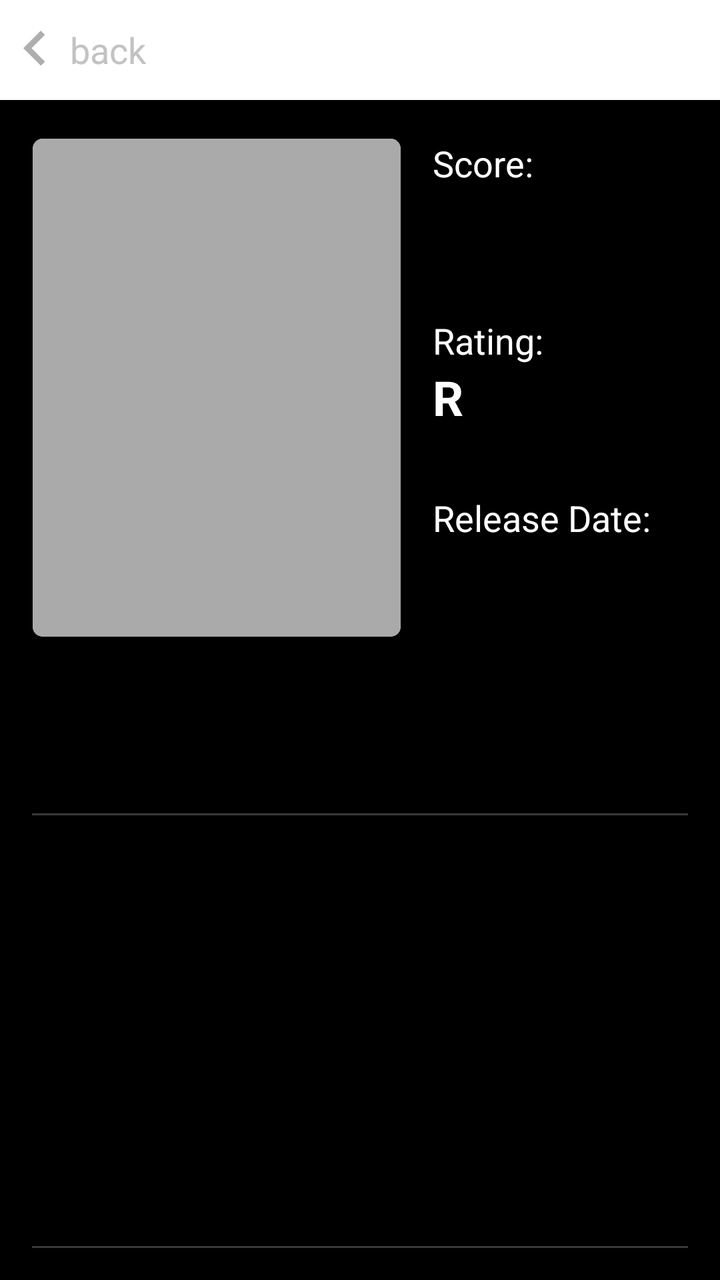
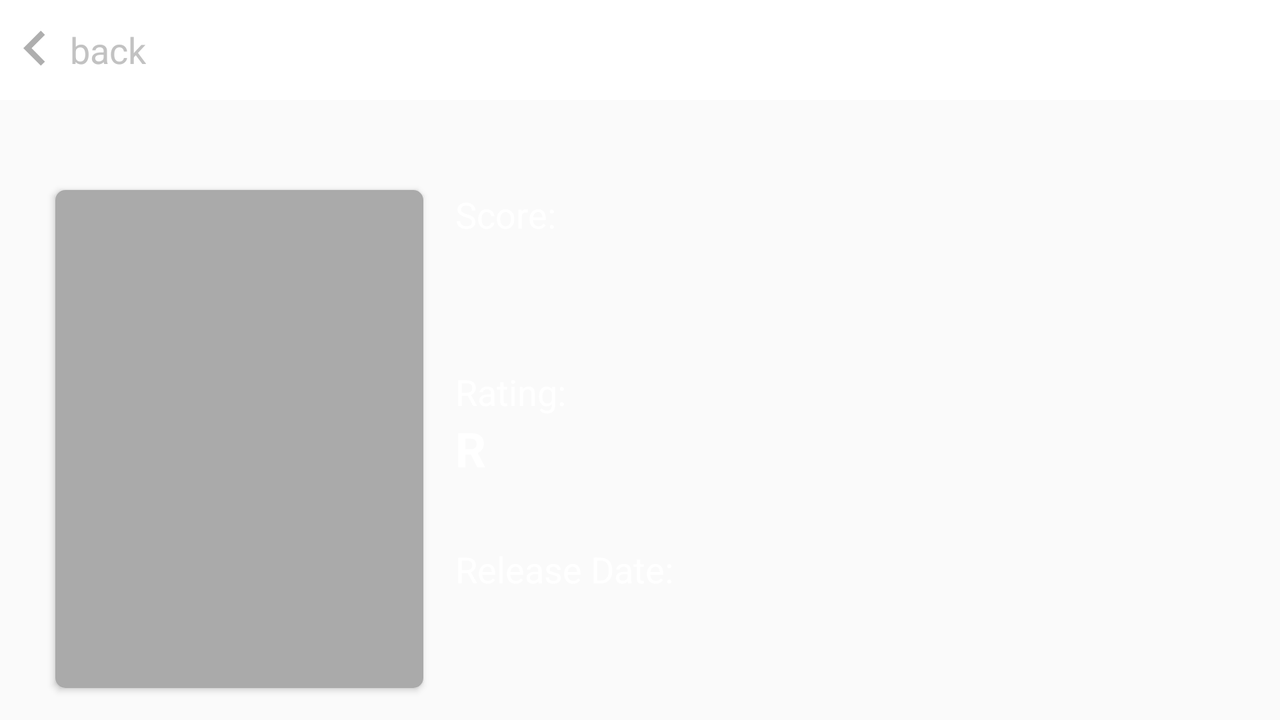

An Android layout and its configuration variant, each rendered on a device that would load it. The default file and the variant file are quoted in full after the pictures.
<!-- AndroidManifest.xml: application theme AppTheme -->
<!-- res/layout/activity_dental_film.xml -->
<?xml version="1.0" encoding="utf-8"?>
<androidx.constraintlayout.widget.ConstraintLayout xmlns:android="http://schemas.android.com/apk/res/android"
    xmlns:app="http://schemas.android.com/apk/res-auto"
    xmlns:card_view="http://schemas.android.com/apk/res-auto"
    xmlns:tools="http://schemas.android.com/tools"
    android:id="@+id/main_cont"
    android:layout_width="match_parent"
    android:layout_height="match_parent"
    android:background="@android:color/black"
    tools:context=".ui.DentalFilmActivity">

    <ImageView
        android:id="@+id/imageView"
        android:layout_width="0dp"
        android:layout_height="0dp"
        android:scaleType="centerCrop"
        app:layout_constraintBottom_toBottomOf="parent"
        app:layout_constraintEnd_toEndOf="parent"
        app:layout_constraintHorizontal_bias="0.0"
        app:layout_constraintStart_toStartOf="parent"
        app:layout_constraintTop_toBottomOf="@+id/name_film"
        tools:srcCompat="@tools:sample/avatars" />

    <TextView
        android:id="@+id/back_tv"
        android:layout_width="wrap_content"
        android:layout_height="wrap_content"
        android:layout_weight="1"
        android:background="@android:color/white"
        android:drawableLeft="@drawable/ic_keyboard_arrow_left_black_24dp"
        android:gravity="center|left"
        android:minWidth="75dp"
        android:minHeight="50dp"
        android:text="back"
        android:textColor="#C2C2C2"
        android:textSize="18sp"
        app:layout_constraintStart_toStartOf="parent"
        app:layout_constraintTop_toTopOf="parent" />

    <TextView
        android:id="@+id/name_film"
        android:layout_width="0dp"
        android:layout_height="wrap_content"
        android:layout_weight="7"
        android:background="@android:color/white"
        android:gravity="center"
        android:minHeight="50dp"
        android:paddingStart="10dp"
        android:paddingEnd="20dp"
        android:textAlignment="gravity"
        android:textColor="@android:color/darker_gray"
        android:textSize="18sp"
        app:layout_constraintEnd_toEndOf="parent"
        app:layout_constraintStart_toEndOf="@+id/back_tv"
        app:layout_constraintTop_toTopOf="parent" />

    <androidx.cardview.widget.CardView
        android:id="@+id/cardView"
        style="@style/MyCardViewStyle"
        android:layout_width="184dp"
        android:layout_height="249dp"
        android:layout_gravity="center"
        android:layout_margin="2dp"
        app:cardCornerRadius="5dp"
        app:cardPreventCornerOverlap="false"
        app:layout_constraintStart_toStartOf="@+id/guideline"
        app:layout_constraintTop_toTopOf="@+id/guideline2">

        <ImageView

            android:id="@+id/poster_path"
            android:layout_width="match_parent"
            android:layout_height="match_parent"
            android:background="@android:color/darker_gray"
            android:scaleType="centerCrop"
            app:layout_constraintStart_toStartOf="parent" />
    </androidx.cardview.widget.CardView>

    <TextView
        android:id="@+id/textView"
        android:layout_width="wrap_content"
        android:layout_height="wrap_content"
        android:layout_marginStart="16dp"
        android:text="Score:"
        android:textColor="@android:color/white"
        android:textSize="18sp"
        app:layout_constraintStart_toEndOf="@+id/cardView"
        app:layout_constraintTop_toTopOf="@+id/cardView" />

    <TextView
        android:id="@+id/voteAverage"
        android:layout_width="wrap_content"
        android:layout_height="wrap_content"
        android:textColor="@android:color/white"
        android:textSize="24sp"
        android:textStyle="bold"
        app:layout_constraintEnd_toEndOf="@+id/textView"
        app:layout_constraintHorizontal_bias="0.0"
        app:layout_constraintStart_toStartOf="@+id/textView"
        app:layout_constraintTop_toBottomOf="@+id/textView" />

    <TextView
        android:id="@+id/textView3"
        android:layout_width="wrap_content"
        android:layout_height="wrap_content"
        android:layout_marginTop="32dp"
        android:text="Rating:"
        android:textColor="@android:color/white"
        android:textSize="18sp"
        app:layout_constraintEnd_toEndOf="@+id/textView"
        app:layout_constraintHorizontal_bias="0.0"
        app:layout_constraintStart_toStartOf="@+id/textView"
        app:layout_constraintTop_toBottomOf="@+id/voteAverage" />

    <TextView
        android:id="@+id/textView4"
        android:layout_width="wrap_content"
        android:layout_height="wrap_content"
        android:text="R"
        android:textColor="@android:color/white"
        android:textSize="24sp"
        android:textStyle="bold"
        app:layout_constraintEnd_toEndOf="@+id/textView3"
        app:layout_constraintHorizontal_bias="0.0"
        app:layout_constraintStart_toStartOf="@+id/textView3"
        app:layout_constraintTop_toBottomOf="@+id/textView3" />

    <TextView
        android:id="@+id/textView5"
        android:layout_width="wrap_content"
        android:layout_height="wrap_content"
        android:layout_marginTop="32dp"
        android:text="Release Date:"
        android:textColor="@android:color/white"
        android:textSize="18sp"
        app:layout_constraintEnd_toEndOf="@+id/textView4"
        app:layout_constraintHorizontal_bias="0.0"
        app:layout_constraintStart_toStartOf="@+id/textView4"
        app:layout_constraintTop_toBottomOf="@+id/textView4" />

    <TextView
        android:id="@+id/release_date"
        android:layout_width="wrap_content"
        android:layout_height="wrap_content"
        android:textColor="@android:color/white"
        android:textSize="24sp"
        android:textStyle="bold"
        app:layout_constraintEnd_toEndOf="@+id/textView5"
        app:layout_constraintHorizontal_bias="0.0"
        app:layout_constraintStart_toStartOf="@+id/textView5"
        app:layout_constraintTop_toBottomOf="@+id/textView5" />

    <TextView
        android:id="@+id/originalTitle"
        android:layout_width="0dp"
        android:layout_height="wrap_content"
        android:layout_marginStart="16dp"
        android:layout_marginTop="32dp"
        android:layout_marginEnd="16dp"
        android:textColor="@android:color/white"
        android:textSize="30sp"
        app:layout_constraintEnd_toEndOf="parent"
        app:layout_constraintHorizontal_bias="0.49"
        app:layout_constraintStart_toStartOf="parent"
        app:layout_constraintTop_toBottomOf="@+id/cardView" />

    <View
        android:id="@+id/view2"
        android:layout_width="match_parent"
        android:layout_height="1dp"
        android:layout_marginStart="16dp"
        android:layout_marginTop="16dp"
        android:layout_marginEnd="16dp"
        android:alpha="0.5"
        android:background="#727274"
        app:layout_constraintEnd_toEndOf="parent"
        app:layout_constraintStart_toStartOf="parent"
        app:layout_constraintTop_toBottomOf="@+id/originalTitle">

    </View>

    <View
        android:id="@+id/view"
        android:layout_width="match_parent"
        android:layout_height="1dp"
        android:layout_marginStart="16dp"
        android:layout_marginEnd="16dp"
        android:layout_marginBottom="16dp"
        android:alpha="0.5"
        android:background="#727274"
        app:layout_constraintBottom_toBottomOf="parent"
        app:layout_constraintEnd_toEndOf="parent"
        app:layout_constraintHorizontal_bias="0.0"
        app:layout_constraintStart_toStartOf="parent">

    </View>

    <LinearLayout
        android:id="@+id/cont_ll"
        android:layout_width="0dp"
        android:layout_height="0dp"
        android:layout_marginStart="16dp"
        android:layout_marginTop="16dp"
        android:layout_marginEnd="16dp"
        android:layout_marginBottom="16dp"
        android:orientation="vertical"
        app:layout_constraintBottom_toTopOf="@+id/view"
        app:layout_constraintEnd_toEndOf="parent"
        app:layout_constraintStart_toStartOf="parent"
        app:layout_constraintTop_toBottomOf="@+id/view2">

        <TextView
            android:id="@+id/overview"
            android:layout_width="wrap_content"
            android:layout_height="wrap_content"
            android:layout_marginStart="16dp"
            android:layout_marginTop="16dp"
            android:layout_marginEnd="16dp"
            android:layout_marginBottom="16dp"
            android:fadeScrollbars="true"
            android:fadingEdge="vertical"
            android:gravity="center|left"
            android:scrollbarStyle="insideOverlay"
            android:scrollbars="vertical"
            android:textColor="@android:color/white"
            android:textSize="24sp" />
    </LinearLayout>

    


    <androidx.constraintlayout.widget.Guideline
        android:id="@+id/guideline"
        android:layout_width="wrap_content"
        android:layout_height="wrap_content"
        android:orientation="vertical"
        app:layout_constraintGuide_percent="0.04" />

    <androidx.constraintlayout.widget.Guideline
        android:id="@+id/guideline2"
        android:layout_width="wrap_content"
        android:layout_height="wrap_content"
        android:orientation="horizontal"
        app:layout_constraintGuide_percent="0.10533515" />
</androidx.constraintlayout.widget.ConstraintLayout>
<!-- resources referenced by this layout -->
<resources>
  <!-- drawable ic_keyboard_arrow_left_black_24dp (drawable) -->
  <vector android:height="35dp" android:tint="#AEAEAE"
      android:viewportHeight="24.0" android:viewportWidth="24.0"
      android:width="35dp" xmlns:android="http://schemas.android.com/apk/res/android">
      <path android:fillColor="#FF000000" android:pathData="M15.41,16.09l-4.58,-4.59 4.58,-4.59L14,5.5l-6,6 6,6z"/>
  </vector>
  <style name="MyCardViewStyle" parent="Theme.AppCompat.Light">
          <item name="cardCornerRadius">2dp</item>
          <item name="cardElevation">2dp</item>
          <item name="cardBackgroundColor">@color/indigo</item>
      </style>
  <style name="AppTheme" parent="Theme.AppCompat.Light.NoActionBar">
          
          <item name="colorPrimary">@color/colorPrimary</item>
          <item name="colorPrimaryDark">#DBDBDB</item>
          <item name="colorAccent">@color/colorAccent</item>
      </style>
  <color name="indigo">#F7F7F7</color>
</resources>
<!-- res/layout-land/activity_dental_film.xml (the repository's variant of the layout above) -->
<!-- drawn on the phone turned sideways -->
<?xml version="1.0" encoding="utf-8"?>
<androidx.constraintlayout.widget.ConstraintLayout xmlns:android="http://schemas.android.com/apk/res/android"
    xmlns:app="http://schemas.android.com/apk/res-auto"
    xmlns:card_view="http://schemas.android.com/apk/res-auto"
    xmlns:tools="http://schemas.android.com/tools"
    android:layout_width="match_parent"
    android:layout_height="match_parent"
    android:backgroundTint="@android:color/black"
    tools:context=".ui.DentalFilmActivity">

    <ScrollView
        android:layout_width="match_parent"
        android:layout_height="match_parent"
        android:scrollbars="none">

        <androidx.constraintlayout.widget.ConstraintLayout
            android:id="@+id/main_cont"
            android:layout_width="match_parent"
            android:layout_height="wrap_content">

            <androidx.constraintlayout.widget.Guideline
                android:id="@+id/guideline"
                android:layout_width="wrap_content"
                android:layout_height="wrap_content"
                android:orientation="vertical"
                card_view:layout_constraintGuide_percent="0.04" />

            <androidx.constraintlayout.widget.Guideline
                android:id="@+id/guideline2"
                android:layout_width="wrap_content"
                android:layout_height="wrap_content"
                android:orientation="horizontal"
                card_view:layout_constraintGuide_percent="0.17031631" />

            <ImageView
                android:id="@+id/imageView"
                android:layout_width="0dp"
                android:layout_height="0dp"
                android:scaleType="centerCrop"
                card_view:layout_constraintBottom_toBottomOf="parent"
                card_view:layout_constraintEnd_toEndOf="parent"
                card_view:layout_constraintHorizontal_bias="0.0"
                card_view:layout_constraintStart_toStartOf="parent"
                card_view:layout_constraintTop_toBottomOf="@+id/name_film"
                card_view:layout_constraintVertical_bias="0.0"
                tools:srcCompat="@tools:sample/avatars" />

            <TextView
                android:id="@+id/back_tv"
                android:layout_width="wrap_content"
                android:layout_height="match_parent"
                android:layout_weight="1"
                android:background="@android:color/white"
                android:drawableLeft="@drawable/ic_keyboard_arrow_left_black_24dp"
                android:gravity="center|left"
                android:minHeight="50dp"
                android:text="back"
                android:textColor="#C2C2C2"
                android:textSize="18sp"
                app:layout_constraintStart_toStartOf="parent"
                app:layout_constraintTop_toTopOf="parent" />

            <TextView
                android:id="@+id/name_film"
                android:layout_width="0dp"
                android:layout_height="match_parent"
                android:layout_weight="7"
                android:background="@android:color/white"
                android:gravity="center"
                android:minHeight="50dp"
                android:paddingStart="10dp"
                android:paddingEnd="20dp"
                android:textAlignment="gravity"
                android:textColor="@android:color/darker_gray"
                android:textSize="18sp"
                app:layout_constraintEnd_toEndOf="parent"
                app:layout_constraintStart_toEndOf="@+id/back_tv"
                app:layout_constraintTop_toTopOf="parent" />

            <androidx.cardview.widget.CardView
                android:id="@+id/cardView"
                style="@style/MyCardViewStyle"
                android:layout_width="184dp"
                android:layout_height="249dp"
                android:layout_gravity="center"
                android:layout_margin="2dp"
                card_view:cardCornerRadius="5dp"
                card_view:cardPreventCornerOverlap="false"
                card_view:layout_constraintStart_toStartOf="@+id/guideline"
                card_view:layout_constraintTop_toTopOf="@+id/guideline2">

                <ImageView

                    android:id="@+id/poster_path"
                    android:layout_width="match_parent"
                    android:layout_height="match_parent"
                    android:background="@android:color/darker_gray"
                    android:scaleType="centerCrop"
                    card_view:layout_constraintStart_toStartOf="parent"
                    card_view:layout_constraintTop_toBottomOf="@+id/name_film"
                    card_view:srcCompat="@drawable/ic_launcher_background" />
            </androidx.cardview.widget.CardView>

            <TextView
                android:id="@+id/textView"
                android:layout_width="wrap_content"
                android:layout_height="wrap_content"
                android:layout_marginStart="16dp"
                android:text="Score:"
                android:textColor="@android:color/white"
                android:textSize="18sp"
                card_view:layout_constraintStart_toEndOf="@+id/cardView"
                card_view:layout_constraintTop_toTopOf="@+id/cardView" />

            <TextView
                android:id="@+id/voteAverage"
                android:layout_width="wrap_content"
                android:layout_height="wrap_content"
                android:textColor="@android:color/white"
                android:textSize="24sp"
                android:textStyle="bold"
                card_view:layout_constraintEnd_toEndOf="@+id/textView"
                card_view:layout_constraintHorizontal_bias="0.0"
                card_view:layout_constraintStart_toStartOf="@+id/textView"
                card_view:layout_constraintTop_toBottomOf="@+id/textView" />

            <TextView
                android:id="@+id/textView3"
                android:layout_width="wrap_content"
                android:layout_height="wrap_content"
                android:layout_marginTop="32dp"
                android:text="Rating:"
                android:textColor="@android:color/white"
                android:textSize="18sp"
                card_view:layout_constraintEnd_toEndOf="@+id/textView"
                card_view:layout_constraintHorizontal_bias="0.0"
                card_view:layout_constraintStart_toStartOf="@+id/textView"
                card_view:layout_constraintTop_toBottomOf="@+id/voteAverage" />

            <TextView
                android:id="@+id/textView4"
                android:layout_width="wrap_content"
                android:layout_height="wrap_content"
                android:text="R"
                android:textColor="@android:color/white"
                android:textSize="24sp"
                android:textStyle="bold"
                card_view:layout_constraintEnd_toEndOf="@+id/textView3"
                card_view:layout_constraintHorizontal_bias="0.0"
                card_view:layout_constraintStart_toStartOf="@+id/textView3"
                card_view:layout_constraintTop_toBottomOf="@+id/textView3" />

            <TextView
                android:id="@+id/textView5"
                android:layout_width="wrap_content"
                android:layout_height="wrap_content"
                android:layout_marginTop="32dp"
                android:text="Release Date:"
                android:textColor="@android:color/white"
                android:textSize="18sp"
                card_view:layout_constraintEnd_toEndOf="@+id/textView4"
                card_view:layout_constraintHorizontal_bias="0.0"
                card_view:layout_constraintStart_toStartOf="@+id/textView4"
                card_view:layout_constraintTop_toBottomOf="@+id/textView4" />

            <TextView
                android:id="@+id/release_date"
                android:layout_width="wrap_content"
                android:layout_height="wrap_content"
                android:textColor="@android:color/white"
                android:textSize="24sp"
                android:textStyle="bold"
                card_view:layout_constraintEnd_toEndOf="@+id/textView5"
                card_view:layout_constraintHorizontal_bias="0.0"
                card_view:layout_constraintStart_toStartOf="@+id/textView5"
                card_view:layout_constraintTop_toBottomOf="@+id/textView5" />

            <TextView
                android:id="@+id/originalTitle"
                android:layout_width="0dp"
                android:layout_height="wrap_content"
                android:layout_marginStart="16dp"
                android:layout_marginTop="32dp"
                android:layout_marginEnd="16dp"
                android:textColor="@android:color/white"
                android:textSize="30sp"
                card_view:layout_constraintEnd_toEndOf="parent"
                card_view:layout_constraintHorizontal_bias="0.49"
                card_view:layout_constraintStart_toStartOf="parent"
                card_view:layout_constraintTop_toBottomOf="@+id/cardView" />

            <View
                android:id="@+id/view2"
                android:layout_width="match_parent"
                android:layout_height="1dp"
                android:layout_marginStart="16dp"
                android:layout_marginTop="16dp"
                android:layout_marginEnd="16dp"
                android:alpha="0.5"
                android:background="#727274"
                card_view:layout_constraintEnd_toEndOf="parent"
                card_view:layout_constraintStart_toStartOf="parent"
                card_view:layout_constraintTop_toBottomOf="@+id/originalTitle">

            </View>

            <View
                android:id="@+id/view"
                android:layout_width="match_parent"
                android:layout_height="1dp"
                android:layout_marginStart="16dp"
                android:layout_marginEnd="16dp"
                android:layout_marginBottom="16dp"
                android:alpha="0.5"
                android:background="#727274"
                card_view:layout_constraintBottom_toBottomOf="parent"
                card_view:layout_constraintEnd_toEndOf="parent"
                card_view:layout_constraintHorizontal_bias="0.0"
                card_view:layout_constraintStart_toStartOf="parent">

            </View>

            <LinearLayout
                android:id="@+id/cont_ll"
                android:layout_width="0dp"
                android:layout_height="wrap_content"
                android:layout_marginStart="16dp"
                android:layout_marginTop="16dp"
                android:layout_marginEnd="16dp"
                android:layout_marginBottom="16dp"
                android:orientation="vertical"
                card_view:layout_constraintBottom_toTopOf="@+id/view"
                card_view:layout_constraintEnd_toEndOf="parent"
                card_view:layout_constraintStart_toStartOf="parent"
                card_view:layout_constraintTop_toBottomOf="@+id/view2">

                <TextView
                    android:id="@+id/overview"
                    android:layout_width="wrap_content"
                    android:layout_height="wrap_content"
                    android:layout_marginStart="16dp"
                    android:layout_marginTop="16dp"
                    android:layout_marginEnd="16dp"
                    android:layout_marginBottom="16dp"
                    android:fadeScrollbars="true"
                    android:fadingEdge="vertical"
                    android:gravity="center|left"
                    android:scrollbarStyle="insideOverlay"
                    android:scrollbars="vertical"
                    android:textColor="@android:color/white"
                    android:textSize="24sp" />
            </LinearLayout>
        </androidx.constraintlayout.widget.ConstraintLayout>
    </ScrollView>

    


</androidx.constraintlayout.widget.ConstraintLayout>
